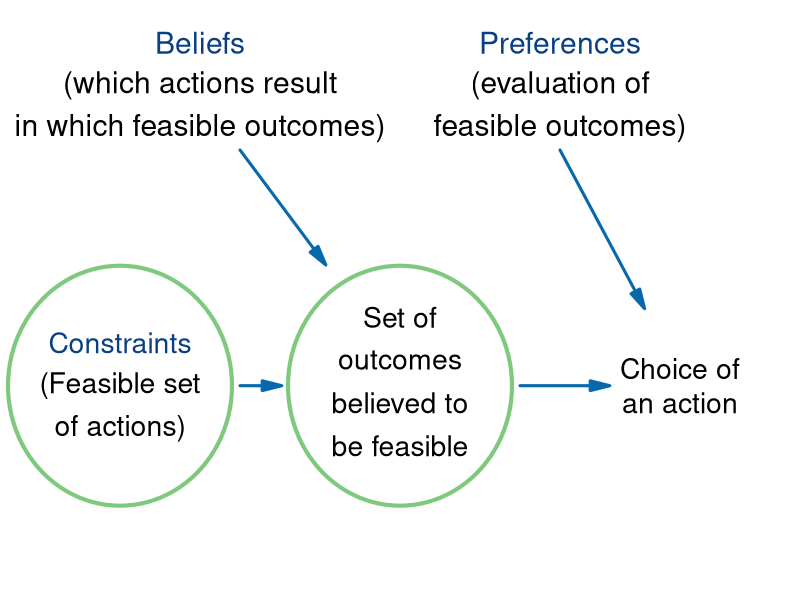

Source code (R):
require(shape)
library(plotrix)
pdf(file = "people/preferences_beliefs_constraints_v2.pdf", width = 9, height = 7)

#Set parameters for graphics
axislabelsize <- 1.5
labelsize <- 1.8
actionlabelsize <- 1.7
graphlinewidth <- 3
segmentlinewidth <- 2
fadelevel <- 0.3
elwidth = 4

COL <- c("#7fc97f", "#beaed4", "#fdc086", "#ffff99", "#386cb0", "#f0027f", "#bf5b17", "#666666")
COLA <- c("#99d8c9","#66c2a4","#41ae76", "#238b45", "#005824")
COLB <- c("#4eb3d3", "#2b8cbe", "#0868ac","#084081")

par(mar =  c(0, 0, 0, 0))

xlims <- c(0, 10)
ylims <- c(1.5, 8.5)

npts <- 501 
x <- seq(xlims[1], xlims[2], length.out = npts)
y <- seq(ylims[1], ylims[2], length.out = npts) 

plot(0, 0, xlim = xlims, ylim = ylims, type = "n",
     xlab = expression(paste("")),
     ylab = expression(paste("")), 
     xaxt = "n", 
     yaxt = "n", 
     cex.lab = axislabelsize, 
     bty = "n",
     xaxs="i", 
     yaxs="i")

ticksy <- seq(from = 0, to = ylims[2], by = 2)
ylabels <- seq(from = 0, to = ylims[2], by = 2)
ticksx <- seq(from = 0, to = xlims[2], by = 2)
xlabels <- seq(from = 0, to = xlims[2], by = 2)


draw.ellipse(1.5, 4, a = 1.4, b = 1.4, border = COL[1], angle=c(0), lty=1, lwd = elwidth)
text(1.5, 4.5, expression(paste("Constraints")), cex = actionlabelsize,col = COLB[4])
text(1.5, 4, expression(paste("(Feasible set")), cex = actionlabelsize)
text(1.5, 3.5, expression(paste("of actions)")), cex = actionlabelsize)
text(2.5, 8, expression(paste("Beliefs")), cex = labelsize, col = COLB[4])
text(2.5, 7.5, expression(paste("(which actions result")), cex = labelsize)
text(2.5, 7, expression(paste("in which feasible outcomes)")), cex = labelsize)
#text(3.4, 7.5, expression(paste("Beliefs")), cex = labelsize, col = COLB[4])
#text(5, 7.5, expression(paste(phantom()==phantom(), "Feasible set")), cex = labelsize)

Arrows(3, 4, 3.4, 4, col = COLB[3], lty = 1, lwd = 3, arr.type = "triangle")

draw.ellipse(5, 4, a = 1.4, b = 1.4, border = COL[1], angle=c(0), lty=1, lwd = elwidth)
text(5, 4.8, expression(paste("Set of")), cex = actionlabelsize)
text(5, 4.3, expression(paste("outcomes")), cex = actionlabelsize)
text(5, 3.8, expression(paste("believed to")), cex = actionlabelsize)
text(5, 3.3, expression(paste("be feasible")), cex = actionlabelsize)

Arrows(3, 6.75, 4, 5.5, col = COLB[3], lty = 1, lwd = 3, arr.type = "triangle")

Arrows(7, 6.75, 8, 5, col = COLB[3], lty = 1, lwd = 3, arr.type = "triangle")

Arrows(6.5, 4, 7.5, 4, col = COLB[3], lty = 1, lwd = 3, arr.type = "triangle")

#draw.ellipse(8.5, 5, a = 1.4, b = 1.4, border = COL[1], angle=c(0), lty=1, lwd = elwidth)
text(8.5, 4.2, expression(paste("Choice of")), cex = actionlabelsize)
text(8.5, 3.8, expression(paste("an action")), cex = actionlabelsize)

#text(4.6, 2.9, expression(paste("Feasible set + ")), cex = labelsize)
text(7, 8, expression(paste("Preferences")), cex = labelsize, col = COLB[4])
#text(8.45, 2.9, expression(paste(phantom()==phantom(), "Ranking of")), cex = labelsize)
text(7, 7.5, expression(paste("(evaluation of")), cex = labelsize)
text(7, 7, expression(paste("feasible outcomes)")), cex = labelsize)

dev.off()
